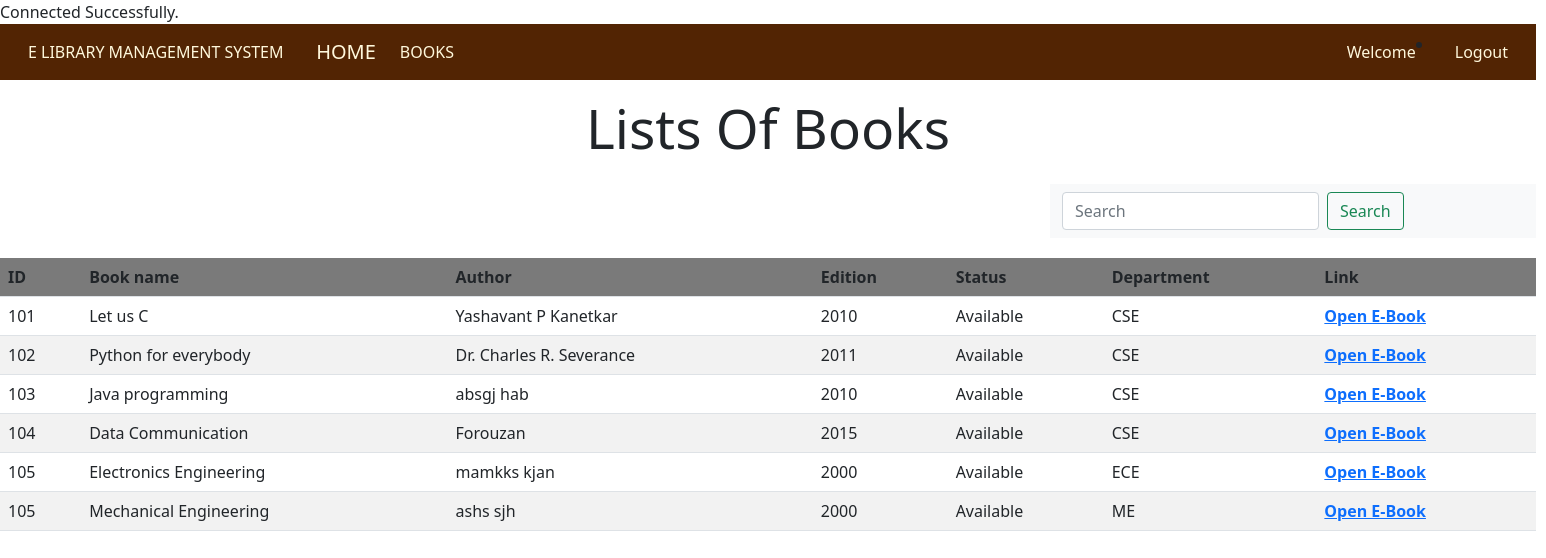
Screenshot of /student/books.php with the database file from the repository.
### tables this page shows
CREATE TABLE `books` (
  `bid` int(100) NOT NULL,
  `Name` varchar(100) NOT NULL,
  `Authors` varchar(100) NOT NULL,
  `Edition` int(100) NOT NULL,
  `Status` varchar(100) NOT NULL,
  `Department` varchar(100) NOT NULL,
  `link` varchar(100) NOT NULL
);

### student/books.php (the view, shortened to what this page needs)
<?php
  include "connection.php";
  include "navbar.php";
?>
<!DOCTYPE html>
<html lang="en">
<head>
</head>
<body >
    <h3 style="text-align: center; font-size: 55px; padding-bottom: 15px; padding-top: 15px">Lists Of Books</h3>
    <div class="search">
    <nav class="navbar navbar-light bg-light">
  <div class="container-fluid">
    <form class="d-flex" method ="post">
      <input class="form-control me-2" type="text" placeholder="Search" aria-label="Search" name="search" required>
      <button class="btn btn-outline-success" type="submit" name="submit">Search</button>
    </form>
  </div>
  </div>
    <?php
         if(isset($_POST['submit']))
         {
            $q= mysqli_query($db, "SELECT * FROM books where Name LIKE '%$_POST[search]%' ");
            if(mysqli_num_rows($q) == 0 )
            {
              echo "Sorry! No book found. Try searching again.";
            }
            else
            {
              echo "<table class= 'table table-striped table-hover' >";
          echo "<tr style = 'background-color: grey;'>";
        echo "<th>"; echo "ID"; echo"</th>";
        echo "<th>"; echo "Book name"; echo"</th>";
        echo "<th>"; echo "Author"; echo"</th>";
        echo "<th>"; echo "Edition"; echo"</th>";
        echo "<th>"; echo "Status"; echo"</th>";
        echo "<th>"; echo "Department"; echo"</th>";
        echo "<th>"; echo "Link"; echo"</th>";
          echo"</tr>";
    while ($row = mysqli_fetch_assoc($q))
       {
        echo "<tr>";
        echo "<td>".$row['bid']."</td>";
        echo "<td>".$row['Name']."</td>";
        echo "<td>".$row['Authors']."</td>";
        echo "<td>".$row['Edition']."</td>";
        echo "<td>".$row['Status']."</td>";
        echo "<td>".$row['Department']."</td>";
        echo "<td><a href='".$row['link']."'><b>Open E-Book</b></a></td>";
        echo "</tr>";
       }
       echo"</table>";
            }
         }
         else {
          $result=mysqli_query($db, "SELECT * FROM books");
          echo "<table class= 'table table-striped table-hover' >";
          echo "<tr style = 'background-color: grey;'>";
              echo "<th>"; echo "ID"; echo"</th>";
              echo "<th>"; echo "Book name"; echo"</th>";
              echo "<th>"; echo "Author"; echo"</th>";
              echo "<th>"; echo "Edition"; echo"</th>";
              echo "<th>"; echo "Status"; echo"</th>";
              echo "<th>"; echo "Department"; echo"</th>";
              echo "<th>"; echo "Link"; echo"</th>";
          echo"</tr>";
          while ($row = mysqli_fetch_assoc($result))
             {
              echo "<tr>";
              echo "<td>".$row['bid']."</td>";
              echo "<td>".$row['Name']."</td>";
              echo "<td>".$row['Authors']."</td>";
              echo "<td>".$row['Edition']."</td>";
              echo "<td>".$row['Status']."</td>";
              echo "<td>".$row['Department']."</td>";
              echo "<td><a href='".$row['link']."'><b>Open E-Book</b></a></td>";
              echo "</tr>";
             }
            }
    ?>
</body>
</html>

### student/style.css (style rules this page uses)
html, body, div, span, object, iframe, h1, h2, h3, h4, h5, h6, p, blockquote, pre, abbr, address, cite, code, del, dfn, em, img, ins, kbd, q, samp, small, strong, sub, sup, var, b, i, dl, dt, dd, ol, ul, li, fieldset, form, label, legend, table, caption, tbody, tfoot, thead, tr, th, td, article, aside, canvas, details, figcaption, figure, footer, header, hgroup, menu, nav, section, summary, time, mark, audio, video { margin:0; padding:0; border:0; outline:0; font-size:100%; vertical-align:baseline; background:transparent; }
body { line-height:1; }
article,aside,details,figcaption,figure, footer,header,hgroup,menu,nav,section { display:block; }
a { margin:0; padding:0; font-size:100%; vertical-align:baseline; background:transparent; }
table { border-collapse:collapse; border-spacing:0; }
input, select { vertical-align:middle; }

### student/books.php (style rules this page uses)
.search { padding-left :1050px; padding-bottom:20px; }

### rows the page displays
books: bid "101", Name "Let us C", Authors "Yashavant P Kanetkar", Edition "2010", Status "Available", Department "CSE"
books: bid "102", Name "Python for everybody", Authors "Dr. Charles R. Severance", Edition "2011", Status "Available", Department "CSE"
books: bid "103", Name "Java programming", Authors "absgj hab", Edition "2010", Status "Available", Department "CSE"
books: bid "104", Name "Data Communication", Authors "Forouzan", Edition "2015", Status "Available", Department "CSE"
books: bid "105", Name "Electronics Engineering", Authors "mamkks kjan", Edition "2000", Status "Available", Department "ECE"
books: bid "105", Name "Mechanical Engineering", Authors "ashs sjh", Edition "2000", Status "Available", Department "ME"
